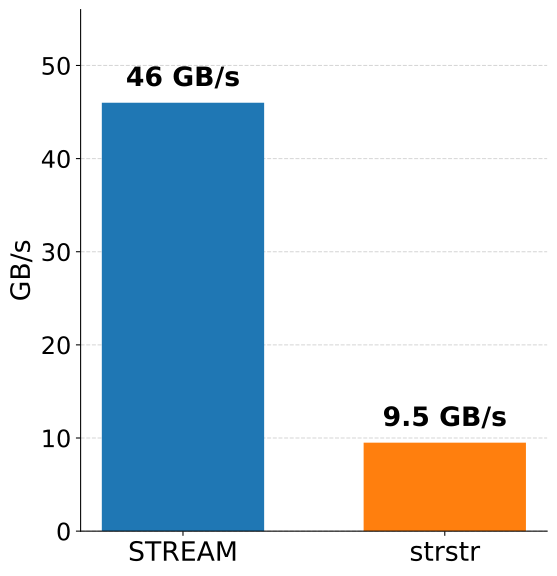

Source code (Python):
#!/usr/bin/env python3
"""STREAM bandwidth vs strstr search speed (Zen 5 AWS, single thread)."""

import matplotlib.pyplot as plt

plt.rcParams.update({
    "font.size": 20,
    "axes.titlesize": 22,
    "axes.labelsize": 20,
    "xtick.labelsize": 20,
    "ytick.labelsize": 18,
    "font.family": "sans-serif",
    "figure.facecolor": "white",
    "axes.facecolor": "white",
})

labels = ["STREAM", "strstr"]
values = [46, 9.5]
colors = ["#1f77b4", "#ff7f0e"]

fig, ax = plt.subplots(figsize=(6.2, 6.4))
bars = ax.bar(labels, values, color=colors, width=0.62)

for bar, value in zip(bars, values):
    ax.text(
        bar.get_x() + bar.get_width() / 2,
        bar.get_height() + 1.2,
        f"{value:g} GB/s",
        ha="center",
        va="bottom",
        fontsize=20,
        fontweight="bold",
    )

ax.set_ylabel("GB/s")
ax.set_ylim(0, 56)
ax.set_yticks([0, 10, 20, 30, 40, 50])
ax.spines["top"].set_visible(False)
ax.spines["right"].set_visible(False)
ax.yaxis.grid(True, linestyle="--", linewidth=0.8, alpha=0.5)
ax.set_axisbelow(True)

fig.tight_layout()
fig.savefig("strstr_bandwidth.svg", bbox_inches="tight")
fig.savefig("strstr_bandwidth.png", dpi=180, bbox_inches="tight")
plt.close()
